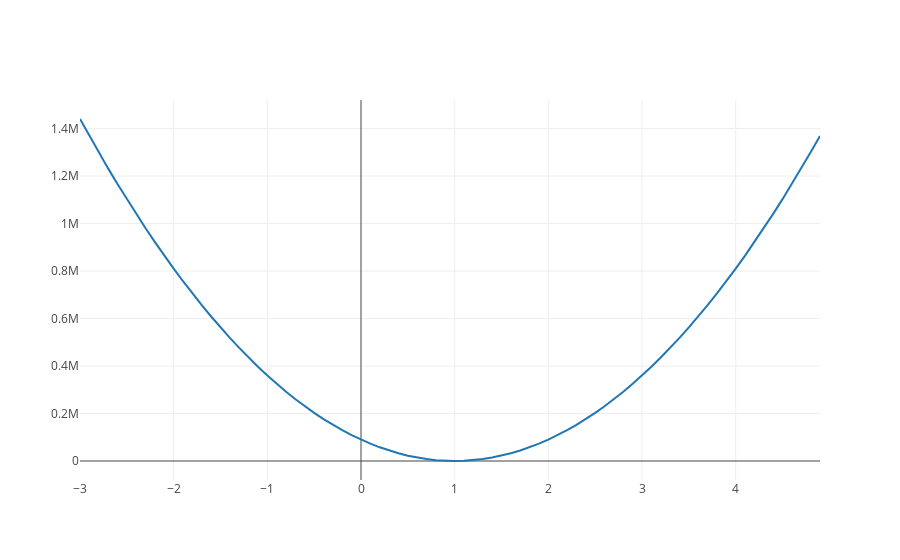

Notebook cell for this chart:
### Markdown cell above
But things quickly becomes trickier when working with more complicated functions.  And we will run into these functions.  For example, let's consider how to take the derivative of something resembles our cost curve.  After all, figuring out the slope at a given point of a cost curve is what led us here.

### Code cell
import plotly
from plotly.offline import iplot, init_notebook_mode
init_notebook_mode(connected=True)

def fake_cost_curve(x):
    return (300*x - 300)**2

def line_function_data(line_function, x_values):
    y_values = list(map(lambda x: line_function(x), x_values))
    return {'x': x_values, 'y': y_values}

def plot(traces):
    plotly.offline.iplot(traces)


unscaled_values = list(range(-30, 50, 1))
x_values = list(map(lambda point: point/10, unscaled_values))
y_x_squared_trace = line_function_data(fake_cost_curve, x_values)

plot([y_x_squared_trace])

### Figure 1 — Plotly figure (JSON) as saved in the notebook; plotly's stock layout.template omitted (floating-point values rounded to 4 significant figures)
{"data": [{"x": [-3, -2.9, -2.8, -2.7, -2.6, -2.5, -2.4, -2.3, -2.2, -2.1, -2, -1.9, -1.8, -1.7, -1.6, -1.5, -1.4, -1.3, -1.2, -1.1, -1, -0.9, -0.8, -0.7, -0.6, -0.5, -0.4, -0.3, -0.2, -0.1, 0, 0.1, 0.2, 0.3, 0.4, 0.5, 0.6, 0.7, 0.8, 0.9, 1, 1.1, 1.2, 1.3, 1.4, 1.5, 1.6, 1.7, 1.8, 1.9, 2, 2.1, 2.2, 2.3, 2.4, 2.5, 2.6, 2.7, 2.8, 2.9, 3, 3.1, 3.2, 3.3, 3.4, 3.5, 3.6, 3.7, 3.8, 3.9, 4, 4.1, 4.2, 4.3, 4.4, 4.5, 4.6, 4.7, 4.8, 4.9], "y": [1440000, 1368900, 1299600, 1232100, 1166400, 1102500, 1040400, 980100, 921600, 864900, 810000, 756900, 705600, 656100, 608400, 562500, 518400, 476100, 435600, 396900, 360000, 324900, 291600, 260100, 230400, 202500, 176400, 152100, 129600, 108900, 90000, 72900, 57600, 44100, 32400, 22500, 14400, 8100, 3600, 900, 0, 900, 3600, 8100, 14400, 22500, 32400, 44100, 57600, 72900, 90000, 108900, 129600, 152100, 176400, 202500, 230400, 260100, 291600, 324900, 360000, 396900, 435600, 476100, 518400, 562500, 608400, 656100, 705600, 756900, 810000, 864900, 921600, 980100, 1040400, 1102500, 1166400, 1232100, 1299600, 1368900]}], "layout": {}}
